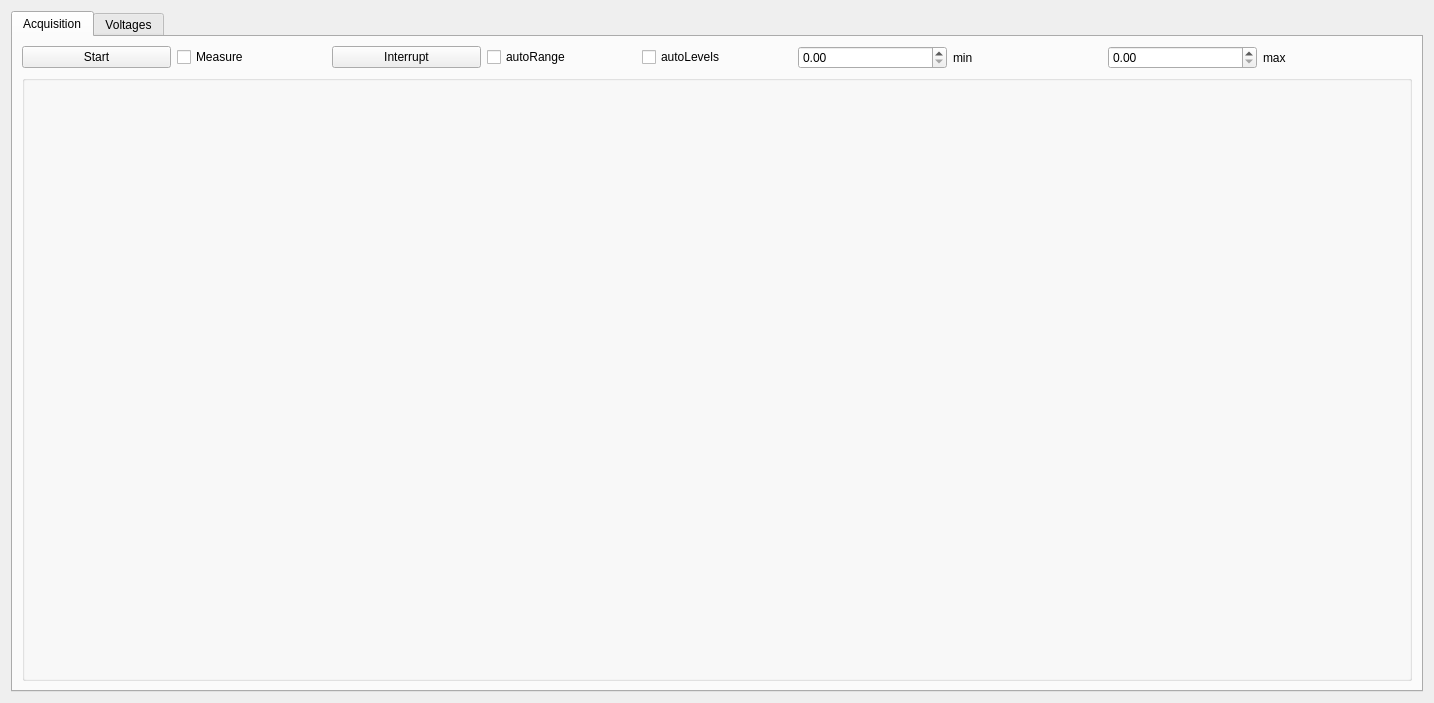
<?xml version="1.0" encoding="UTF-8"?>
<ui version="4.0">
 <class>Form</class>
 <widget class="QWidget" name="Form">
  <property name="geometry">
   <rect>
    <x>0</x>
    <y>0</y>
    <width>1434</width>
    <height>703</height>
   </rect>
  </property>
  <property name="sizePolicy">
   <sizepolicy hsizetype="Expanding" vsizetype="Expanding">
    <horstretch>0</horstretch>
    <verstretch>0</verstretch>
   </sizepolicy>
  </property>
  <property name="windowTitle">
   <string>Form</string>
  </property>
  <layout class="QGridLayout" name="gridLayout_2">
   <item row="2" column="0">
    <widget class="QTabWidget" name="tabWidget">
     <property name="sizePolicy">
      <sizepolicy hsizetype="Expanding" vsizetype="Expanding">
       <horstretch>0</horstretch>
       <verstretch>0</verstretch>
      </sizepolicy>
     </property>
     <property name="minimumSize">
      <size>
       <width>0</width>
       <height>82</height>
      </size>
     </property>
     <property name="currentIndex">
      <number>0</number>
     </property>
     <widget class="QWidget" name="parameters">
      <property name="enabled">
       <bool>true</bool>
      </property>
      <attribute name="title">
       <string>Acquisition</string>
      </attribute>
      <layout class="QVBoxLayout" name="verticalLayout_2">
       <item>
        <layout class="QGridLayout" name="gridLayout">
         <item row="0" column="0">
          <widget class="QPushButton" name="start_pushButton">
           <property name="text">
            <string>Start</string>
           </property>
          </widget>
         </item>
         <item row="0" column="4">
          <widget class="QCheckBox" name="autoLevels_checkbox">
           <property name="text">
            <string>autoLevels</string>
           </property>
          </widget>
         </item>
         <item row="0" column="2">
          <widget class="QPushButton" name="interrupt_pushButton">
           <property name="text">
            <string>Interrupt</string>
           </property>
          </widget>
         </item>
         <item row="0" column="7">
          <widget class="QLabel" name="level_max_label">
           <property name="text">
            <string>min</string>
           </property>
          </widget>
         </item>
         <item row="0" column="8">
          <widget class="QDoubleSpinBox" name="max_doubleSpinBox"/>
         </item>
         <item row="0" column="3">
          <widget class="QCheckBox" name="autoRange_checkbox">
           <property name="text">
            <string>autoRange</string>
           </property>
          </widget>
         </item>
         <item row="0" column="9">
          <widget class="QLabel" name="level_min_label">
           <property name="text">
            <string>max</string>
           </property>
          </widget>
         </item>
         <item row="0" column="1">
          <widget class="QCheckBox" name="measure_checkBox">
           <property name="text">
            <string>Measure</string>
           </property>
          </widget>
         </item>
         <item row="0" column="6">
          <widget class="QDoubleSpinBox" name="min_doubleSpinBox"/>
         </item>
        </layout>
       </item>
       <item>
        <widget class="QGroupBox" name="image_groupBox">
         <property name="sizePolicy">
          <sizepolicy hsizetype="Preferred" vsizetype="Expanding">
           <horstretch>0</horstretch>
           <verstretch>0</verstretch>
          </sizepolicy>
         </property>
         <property name="minimumSize">
          <size>
           <width>0</width>
           <height>271</height>
          </size>
         </property>
         <property name="maximumSize">
          <size>
           <width>2000</width>
           <height>2000</height>
          </size>
         </property>
         <property name="title">
          <string/>
         </property>
         <layout class="QVBoxLayout" name="verticalLayout"/>
        </widget>
       </item>
      </layout>
     </widget>
     <widget class="QWidget" name="voltages">
      <attribute name="title">
       <string>Voltages</string>
      </attribute>
      <widget class="QTableWidget" name="tableWidget">
       <property name="geometry">
        <rect>
         <x>90</x>
         <y>90</y>
         <width>831</width>
         <height>81</height>
        </rect>
       </property>
       <property name="sizePolicy">
        <sizepolicy hsizetype="Preferred" vsizetype="Preferred">
         <horstretch>0</horstretch>
         <verstretch>0</verstretch>
        </sizepolicy>
       </property>
       <property name="frameShape">
        <enum>QFrame::NoFrame</enum>
       </property>
       <attribute name="horizontalHeaderVisible">
        <bool>false</bool>
       </attribute>
       <attribute name="verticalHeaderVisible">
        <bool>false</bool>
       </attribute>
      </widget>
      <widget class="QLabel" name="level_max_label_3">
       <property name="geometry">
        <rect>
         <x>30</x>
         <y>90</y>
         <width>42</width>
         <height>16</height>
        </rect>
       </property>
       <property name="text">
        <string>channels</string>
       </property>
      </widget>
      <widget class="QDoubleSpinBox" name="channels_doubleSpinBox">
       <property name="geometry">
        <rect>
         <x>30</x>
         <y>110</y>
         <width>39</width>
         <height>20</height>
        </rect>
       </property>
       <property name="decimals">
        <number>0</number>
       </property>
       <property name="minimum">
        <double>1.000000000000000</double>
       </property>
       <property name="value">
        <double>2.000000000000000</double>
       </property>
      </widget>
      <widget class="QDoubleSpinBox" name="phases_doubleSpinBox">
       <property name="geometry">
        <rect>
         <x>220</x>
         <y>60</y>
         <width>39</width>
         <height>20</height>
        </rect>
       </property>
       <property name="decimals">
        <number>0</number>
       </property>
       <property name="minimum">
        <double>1.000000000000000</double>
       </property>
       <property name="value">
        <double>7.000000000000000</double>
       </property>
      </widget>
      <widget class="QLabel" name="level_max_label_2">
       <property name="geometry">
        <rect>
         <x>180</x>
         <y>60</y>
         <width>34</width>
         <height>16</height>
        </rect>
       </property>
       <property name="text">
        <string>phases</string>
       </property>
      </widget>
     </widget>
    </widget>
   </item>
  </layout>
 </widget>
 <resources/>
 <connections/>
</ui>
